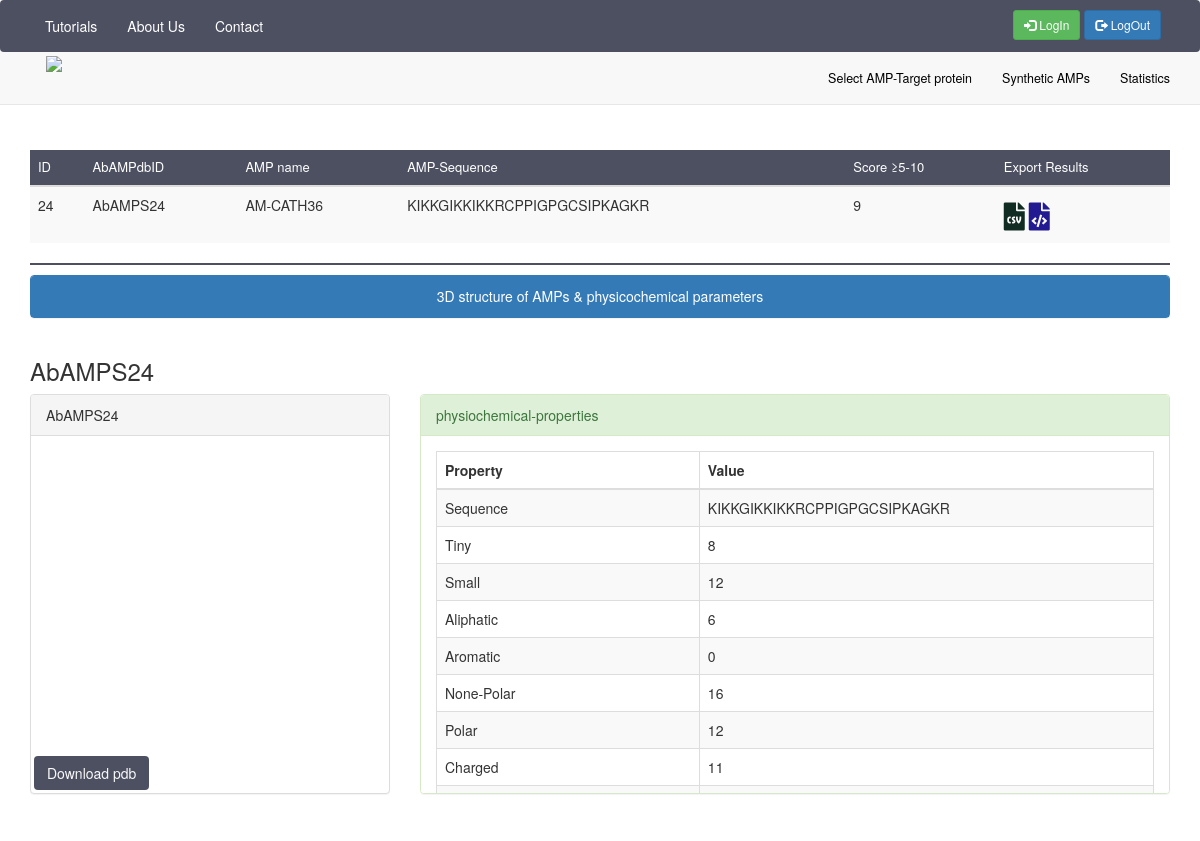
/synthetic/synthetic/24, run on an earlier commit of the app's database.
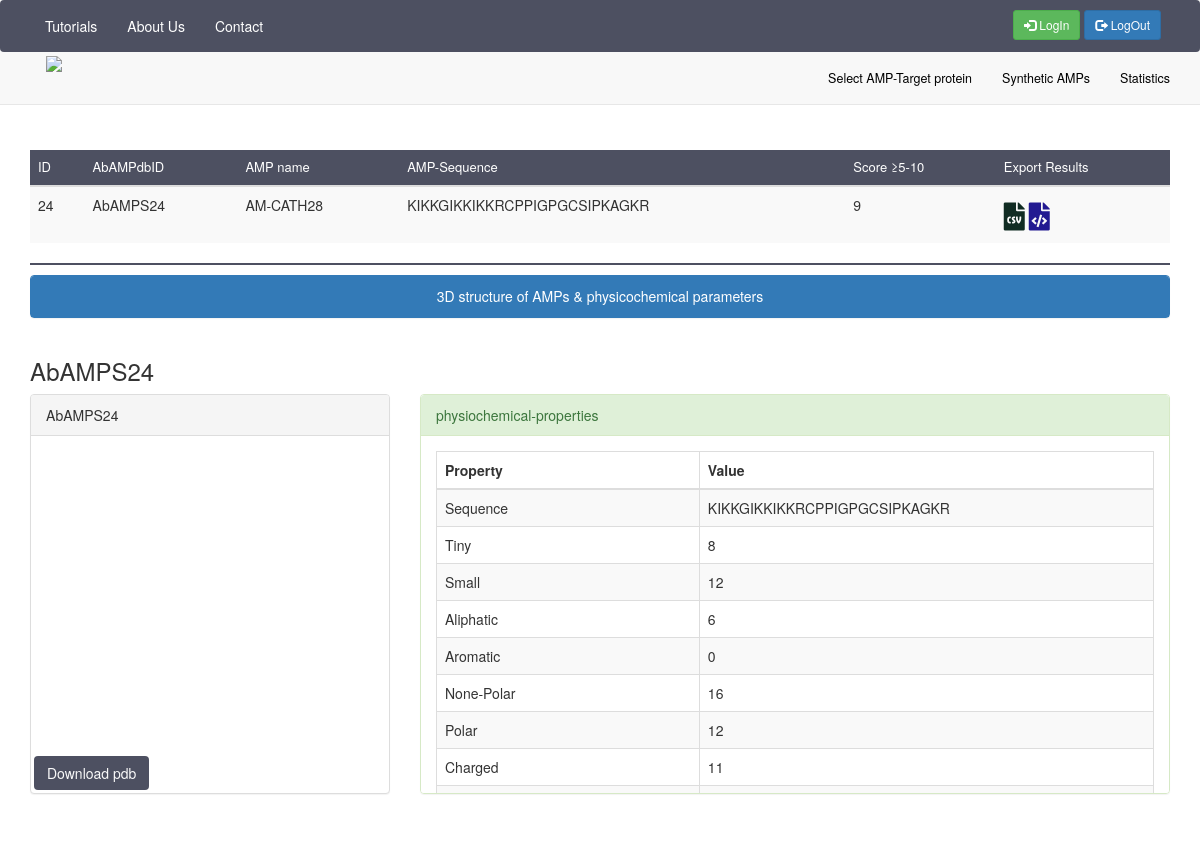
And on a later commit of the database.
### synthetic/models.py (models this page shows, shortened)
class Synthetic(models.Model):
    starget_protein = models.ForeignKey(
        Stargetproteins, on_delete=models.SET_NULL, null=True, blank=True)
    sdock = models.ManyToManyField('Sdock', related_name='sdock')
    title = models.CharField(("Title"), max_length=255)
    name = models.CharField(("Name"), max_length=255)
    s = models.CharField(
        ("Synthetic_sequence"), max_length=500)
    synthetic_Tiny = models.IntegerField(("Tiny"))
    synthetic_Small = models.IntegerField(("Small"))
    synthetic_Aliphtic = models.IntegerField(("Synthetic_aliphatic"))
    synthetic_Aromatic = models.IntegerField(("Synthetic_aromatic"))
    synthetic_non_polar = models.IntegerField(("Synthetic_Non_Polar-aa"))
    synthetic_polar = models.IntegerField(("Synthetic_Polar-aa"))
    synthetic_charged_aa = models.IntegerField(("Synthetic_Charged-aa"))
    synthetic_basic = models.IntegerField(("Synthetic_Basic-aa"))
    synthetic_acidic = models.CharField(
        ("Synthetic_Acidic-aa"), max_length=255)
    synthetic_mol_weight_tiny = models.FloatField(
        ("Synthetic_Mole%-Tiny_aa"), max_length=255)
    synthetic_mol_weight_small = models.FloatField(
        ("Synthetic_Mole%-Small_aa"), max_length=255)
    synthetic_mol_weight_apliphatic = models.FloatField(
        ("Synthetic_Mole%-Aliphtic_aa"), max_length=255)
    synthetic_mol_weight_aromatic = models.CharField(
        ("Synthetic_Mole%-Aromatic_aa"), max_length=255)
    synthetic_mol_weight_non_polar = models.FloatField(
        ("Synthetic_Mole%-Non_Polar_aa"), max_length=255)
    synthetic_mol_weight_polar = models.FloatField(
        ("Synthetic_Mole%-Polar_aa"), max_length=255)
    synthetic_mol_weight_charged = models.FloatField(
        ("Synthetic_Mole%-Charged_aa"), max_length=255)
    synthetic_mol_weight_basic = models.FloatField(
        ("Synthetic_Mole%-Basic_aa"), max_length=255, default=None)
    synthetic_mol_weight_acidic = models.IntegerField(
        ("Synthetic_Mole%-Acidic_aa"), default=None)
    synthetic_molecular_weight = models.FloatField(
        ("Synthetic_mw"), max_length=255, default=None)
    synthetic_length = models.IntegerField(("Synthetic_length"), default=None)
    synthetic_charge = models.FloatField(
        ("Synthetic_Charge"), max_length=255, default=None)
    synthetic_isolelectric_point = models.FloatField(
        ("Synthetic_Isolelectric point"), max_length=255)
    synthetic_aliphatic_Index = models.FloatField(
        ("Synthetic_Aliphatic Index"), max_length=255, default=None)
    synthetic_instability_Index = models.FloatField(
        ("Synthetic_Instability Index"), max_length=255)
    synthetic_bomanIndex = models.FloatField(
        ("Synthetic_BomanIndex"), max_length=255)
    synthetic_hydrophobicity = models.FloatField(
        ("Synthetic_Hydrophobicity"), max_length=255)
    synthetic_hydrophobic_moment = models.FloatField(
        ("Synthetic_Hydrophobic moment"), max_length=255)
    synthetic_toxicity = models.CharField(
        ("Synthetic_Toxicity"), max_length=255, default=None)
    synthetic_hemolytic_activity = models.FloatField(
        ("Synthetic_Hemolytic activity"), max_length=255)
    synthetic_score = models.IntegerField(("Synthetic_Score"), default=None)
    synthetic_pdb_name = models.CharField(
        ("Synthetic_PDBName"), max_length=255, default=None)

### synthetic/views.py (the view)
# urls.py: path("synthetic/<int:synthetic_id>", views.submit_synthetic, name='submit_synthetic'),
def submit_synthetic(request, synthetic_id):
    synthetic = Synthetic.objects.get(pk=synthetic_id)
    return render(request, "synthetic/synthetic.html", {
        "synthetic": synthetic,
    })

### synthetic/templates/synthetic/synthetic.html (shortened to what the changed rows need)
{% extends 'base.html' %} {% block content %} {% load static %}
<head>
    <link rel="stylesheet" href="https://cdnjs.cloudflare.com/ajax/libs/OwlCarousel2/2.3.4/assets/owl.carousel.min.css"
    />
    <link rel="stylesheet" href="https://cdnjs.cloudflare.com/ajax/libs/OwlCarousel2/2.3.4/assets/owl.theme.default.min.css"
 />
    <link rel="stylesheet" href="https://cdnjs.cloudflare.com/ajax/libs/OwlCarousel2/2.3.4/assets/owl.carousel.min.css"
    />
    <link rel="stylesheet" href="https://cdnjs.cloudflare.com/ajax/libs/OwlCarousel2/2.3.4/assets/owl.theme.default.min.css"
 />
    <link rel="stylesheet" href="https://cdnjs.cloudflare.com/ajax/libs/font-awesome/4.7.0/css/font-awesome.min.css">
    <link rel="stylesheet" href="https://cdnjs.cloudflare.com/ajax/libs/font-awesome/5.15.3/css/all.min.css">
</head>
<table class="table table-striped w-auto" id="myTable">
    <thead style="background-color: #4D5061; color: white;" font-weight="normal" font-size="small">
        <tr>
            <th scope="col" style="font-size: small; font-weight: normal;">ID</th>
            <th scope="col" style="font-size: small; font-weight: normal;">AbAMPdbID</th>
            <th scope="col" style="font-size: small; font-weight: normal;">AMP name</th>
            <th scope="col" style="font-size: small; font-weight: normal;">AMP-Sequence</th>
            <th scope="col" style="font-size: small; font-weight: normal;">Score ≥5-10</th>
            <th scope="col" style="font-size: small; font-weight: normal;">Export Results</th>
        </tr>
    </thead>
    <tbody>
        <tr class="table-info">
            <td>{{ synthetic.id }}</td>
            <td>{{ synthetic.title }}</td>
            <td>{{ synthetic.name }}</td>
            <td>{{ synthetic.s }}</td>
            <td>{{ synthetic.synthetic_score }}</td>
            <td><button onclick="tableToCSV()" style="background-color: #f9f9f9; font-size:28px; margin: 0; padding: 0;"><i class="fas fa-file-csv" style="color: rgb(17, 44, 35); margin-top: -10px;"></i></button>
                <button onclick="tableToXML()" style="background-color: #f9f9f9; font-size: 28px; margin: 0; padding: 0;">
                  </button>
            </td>
    </tbody>
</table>
<body>
    <div class="row">
        <div class="col-md-12 col-sm-12 col-xs-20">
        </div>
    </div>
    <h3>{{ synthetic.title }}</h3>
    <div class="row">
        <div class="col-md-4 col-sm-4 col-xs-12">
            <div class="panel panel-default" style="height: 400px;">
                <div class="panel-heading">
                    {{ synthetic.title }}
                </div>
                <div>
                    <div id="container-01" class="mol-container"></div>
                    <div>
                        </div>
                </div>
            </div>
        </div>
        <div class="col-md-8 col-sm-8 col-xs-12">
            <div class="panel panel-success" style="height: 400px;overflow: scroll;">
                <div class="panel-body">
                    <div class="table-responsive">
                        <table class="table table-striped table-bordered table-hover" id="table_1">
                            <thead>
                                <tr>
                                    <th>Property</th>
                                    <th>Value</th>
                                </tr>
                            </thead>
                            <tbody>
                                <tr>
                                    <td>Sequence</td>
                                    <td>{{ synthetic.s }}</td>
                                </tr>
                                <tr>
                                    <td>Tiny</td>
                                    <td>{{ synthetic.synthetic_Tiny }}</td>
                                </tr>
                                <tr>
                                    <td>Small</td>
                                    <td>{{ synthetic.synthetic_Small }}</td>
                                </tr>
                                <tr>
                                    <td>Aliphatic</td>
                                    <td>{{ synthetic.synthetic_Aliphtic }}</td>
                                </tr>
                                <tr>
                                    <td>Aromatic</td>
                                    <td>{{ synthetic.synthetic_Aromatic }}</td>
                                </tr>
                                <tr>
                                    <td>None-Polar</td>
                                    <td>{{ synthetic.synthetic_non_polar }}</td>
                                </tr>
                                <tr>
                                    <td>Polar</td>
                                    <td>{{ synthetic.synthetic_polar }}</td>
                                </tr>
                                <tr>
                                    <td>Charged</td>
                                    <td>{{ synthetic.synthetic_charged_aa }}</td>
                                </tr>
                            </tbody>
                        </table>
                    </div>
                </div>
            </div>
        </div>
    </div>
{% endblock %}

What changed in the data, as far as the page shows it:
changed Synthetic "AbAMPS24": name "AM-CATH36" → "AM-CATH28"
